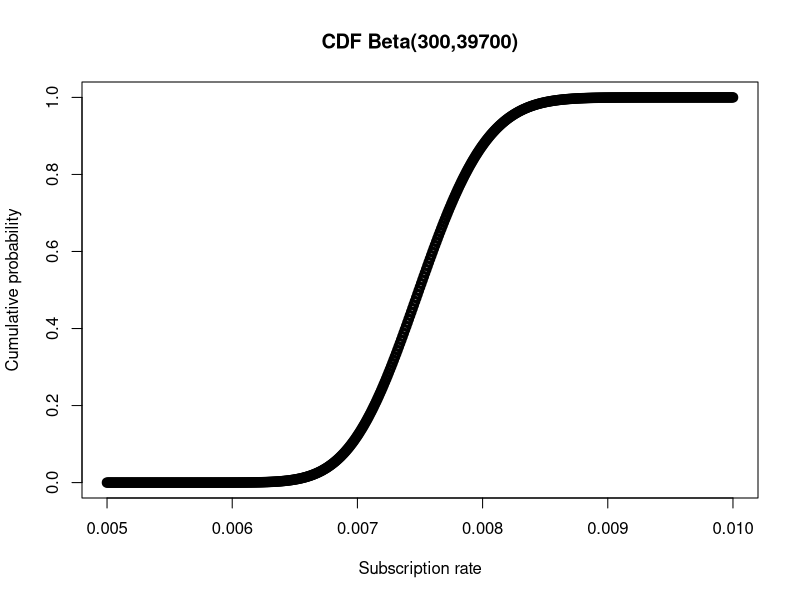
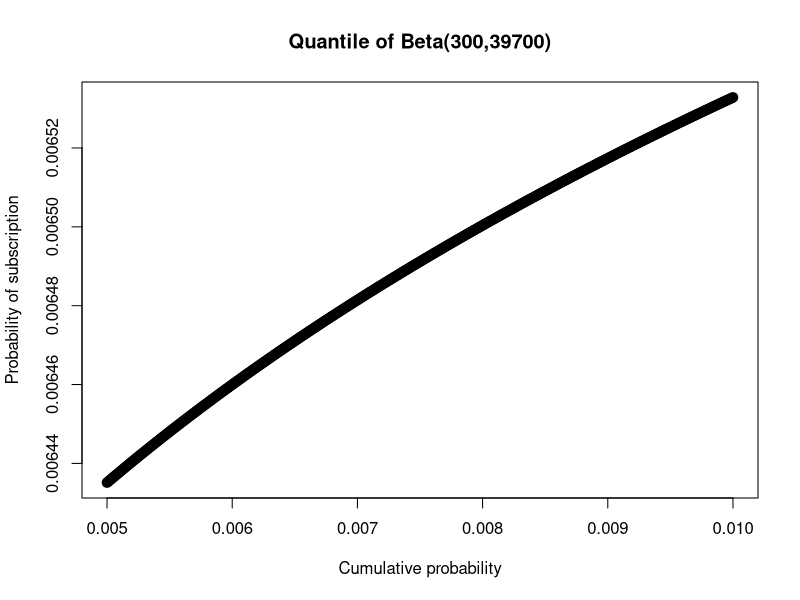
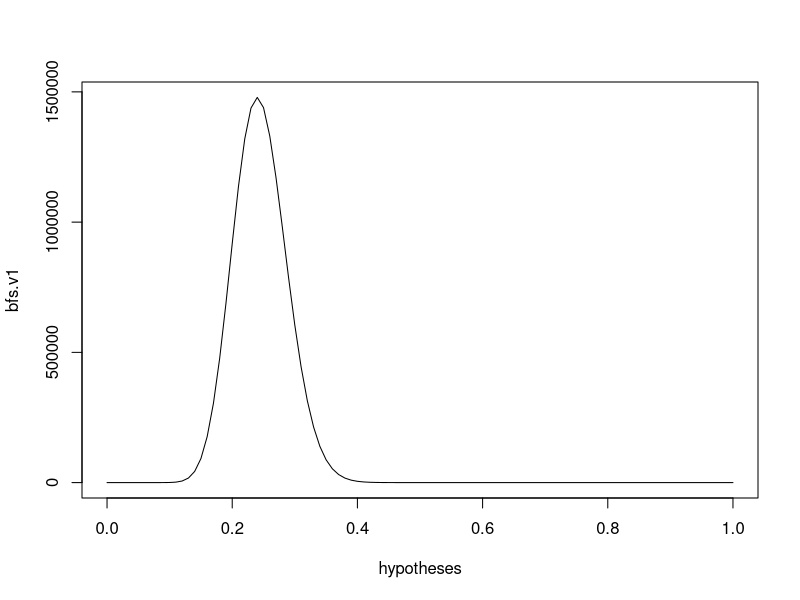
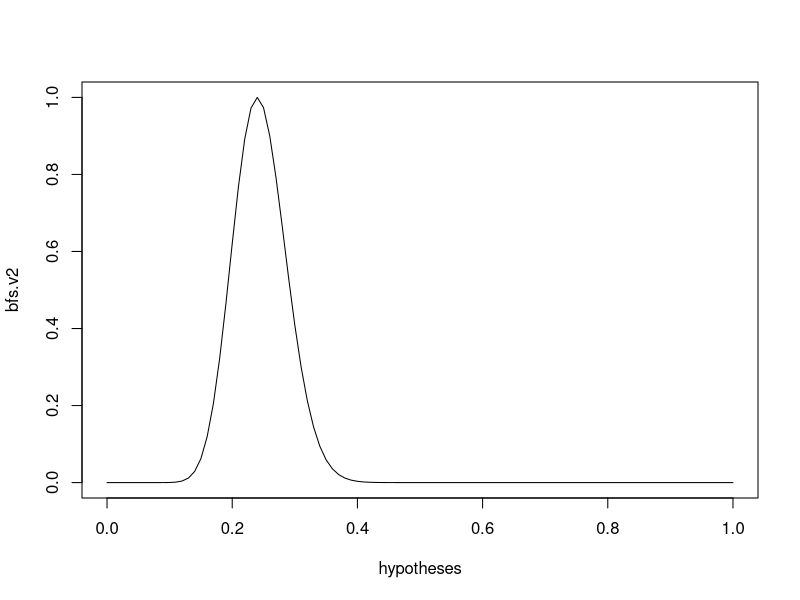
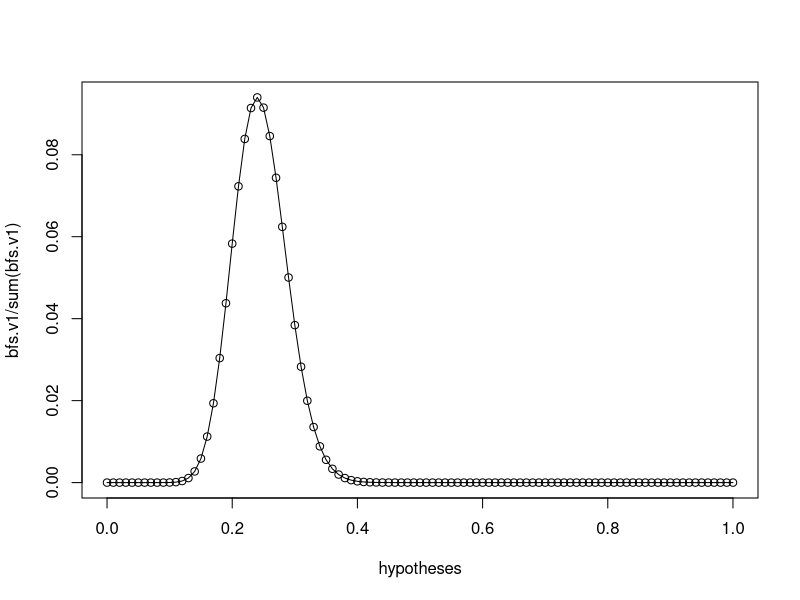
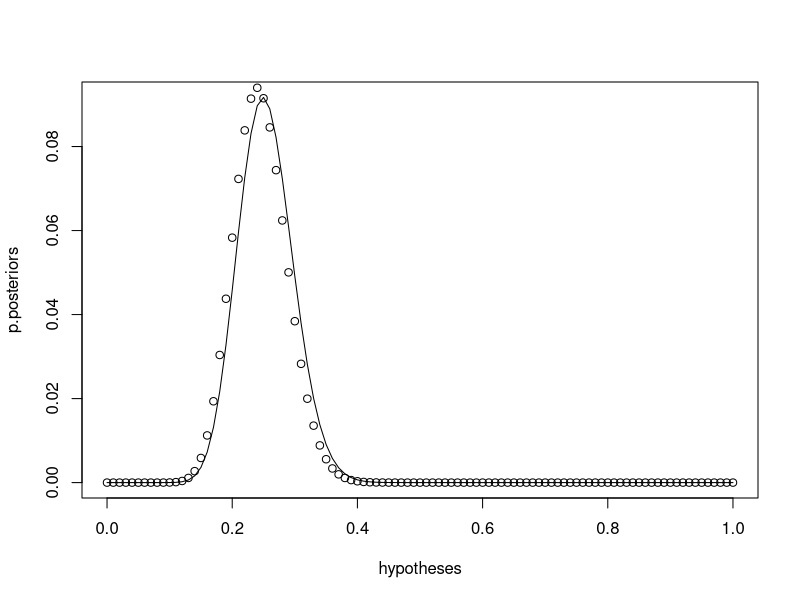

These figures' R source, in order:
my.sd <- function(val){
  val.mean <- mean(val)
  sqrt(mean((val.mean-val)^2))
}
# Chapter12 # Question2
temp.data <- c(100,99.8,101,100.5,99.7)
mean.temp <- mean(temp.data)
sd.temp <- my.sd(temp.data)
integrate(function(x) dnorm(x,mean=mean.temp,sd=sd.temp),100.4,200)
# Chapter12 # Question3
time.data <- c(2.5,3,3.5,4,2)
time.data.mean <- mean(time.data)
time.data.sd <- my.sd(time.data)
integrate(function(x) dnorm(x,mean=time.data.mean,sd=time.data.sd),10.10,200)
# Chapter13
xs <- seq(0.005,0.01,by=0.00001)
xs.all <- seq(0.1,by=0.0001)
plot(xs,pbeta(xs,300,39700),lwd=3,
     ylab="Cumulative probability",
     xlab="Subscription rate",
     main="CDF Beta(300,39700)")
plot(xs,qbeta(xs,300,39700),lwd=3,
     ylab="Probability of subscription",
     xlab="Cumulative probability",
     main="Quantile of Beta(300,39700)")
snowfall.data <- c(7.8,9.4,10.0,7.9,9.4,7.0,7.0,7.1,8.9,7.4)
mean.snowfall <- mean(snowfall.data)
sd.snowfall <- sd(snowfall.data)
lower.bound.snowfall <- qnorm(0.0005,mean=mean.snowfall,sd=sd.snowfall)
upper.bound.snowfall <- qnorm(0.9995,mean=mean.snowfall,sd=sd.snowfall)
lower.bound.snowfall
upper.bound.snowfall
# Chapter13 # Question3
lower.bound <- qbeta(0.025,10,20)
upper.bound <- qbeta(0.975,10,20)
lower.bound
upper.bound
# 40 more houses so she'll sell between 7 to 20 candies
# Chapter14 # Question2
qbeta(0.975,25,17) #upperboundfor1stprior
qbeta(0.025,25,17) #lowerboundfor1stprior
qbeta(0.975,118,114) #upperboundfor2ndprior
qbeta(0.025,118,114) #lowerboundfor2ndprior
qbeta(0.975,88,44) #upperboundfor3rdprior
qbeta(0.025,88,44) #lowerboundfor3rdprior
# Chapter15
n.trials <- 100000
prior.alpha <- 700 #strong prior based on prob of clicking the link to the blog being 0.3 and applied to both A and B
prior.beta <- 300  
a.samples <- rbeta(n.trials,36+prior.alpha,114+prior.beta)
b.samples <- rbeta(n.trials,50+prior.alpha,100+prior.beta)
p.b_superior <- sum(b.samples > a.samples)/n.trials #how many times b.samples is greater than a.samples
p.b_superior
#Variant B is superior 73% of the time from 96%
n.trials <- 100000
a.prior.alpha <- 30 #weaker prior based on the prob of clicking the link to the blog being 0.3
a.prior.beta <- 70 
b.prior.alpha <- 20 #medium prior based on lead designer's advice that the prob of clicking the link for B (no images) is 0.2
b.prior.beta <- 80
a.samples <- rbeta(n.trials,36+a.prior.alpha,114+a.prior.beta)
b.samples <- rbeta(n.trials,50+b.prior.alpha,100+b.prior.beta)
p.b_superior <- sum(b.samples > a.samples)/n.trials
p.b_superior
#Variant B is superior 65% of the time, less than before
a.true.rate <- 0.25
b.true.rate <- 0.3
prior.alpha <- 300
prior.beta <- 700
number.of.samples <- 0
p.b_superior <- -1
while(p.b_superior < 0.95){
  number.of.samples <- number.of.samples + 100
  #generating data set of (no.of.samples/2) random numbers between 0 and 1, for numbers less than a.true.rate, they are assigned 'TRUE' and for numbers more than a.true rate, they are assigned 'FALSE'
  #the ratio of a.results with 'TRUE'/'FALSE' is 0.25 and b.results is 0.3 to reflect the true rate and create our 'likelihood' probability
  a.results <- runif(number.of.samples/2) <= a.true.rate 
  b.results <- runif(number.of.samples/2) <= b.true.rate
  #random sampling of a beta distribution with a mean of ~0.275
  a.samples <- rbeta(n.trials, 
                     sum(a.results==TRUE)+prior.alpha,
                     sum(a.results==FALSE)+prior.beta)
  #random sampling of a beta distribution with a mean of ~0.3
  b.samples <- rbeta(n.trials, 
                     sum(b.results==TRUE)+prior.alpha,
                     sum(b.results==FALSE)+prior.beta)
  #comparing how many times b.samples is greater than a.samples
  p.b_superior <- sum(b.samples > a.samples)/n.trials
}
number.of.samples
#repeat for Lead Designer but using separate priors for A (30,70) and B (20,80)
#Chapter19 Question1
dx <- 0.01
hypotheses <- seq(0,1,by=dx)
bayes.factor <- function(h_top,h_bottom){
  ((h_top)^24*(1-h_top)^76)/((h_bottom)^24*(1-h_bottom)^76)
}
bfs.v1 <- bayes.factor(hypotheses,0.5)
bfs.v2 <- bayes.factor(hypotheses,0.24)
plot(hypotheses,bfs.v1,type='l')
plot(hypotheses,bfs.v2,type='l')
#only difference in the plots is the y-axis, hence changing the strength of the hypothesis only changes the scale of the distribution
plot(hypotheses,bfs.v1/sum(bfs.v1),type='l')
points(hypotheses,bfs.v2/sum(bfs.v2))
#Chapter 19 Question2
dx <- 0.01
hypotheses <- seq(0,1,by=dx)
bayes.factor <- function(h_top,h_bottom){
  ((h_top)^24*(1-h_top)^76)/((h_bottom)^24*(1-h_bottom)^76)
}
bfs <- bayes.factor(hypotheses,0.5)
vals <- replicate(length(hypotheses)-1,1.05) 
#generating a list of 1.05 that is (1 less than the number of hypotheses) long
vals <- c(1,vals)
#including the first prior which is 1
priors <- cumprod(vals)
#creating a list of priors where 1.05 is cumulatively multiplied to the previous value
posteriors <- bfs*priors
p.posteriors <- posteriors/sum(posteriors)
plot(hypotheses,p.posteriors,type='l')
points(hypotheses,bfs/sum(bfs))
#stronger prior odds does not affect the posterior odds that much bc the Bayes factor is so low 